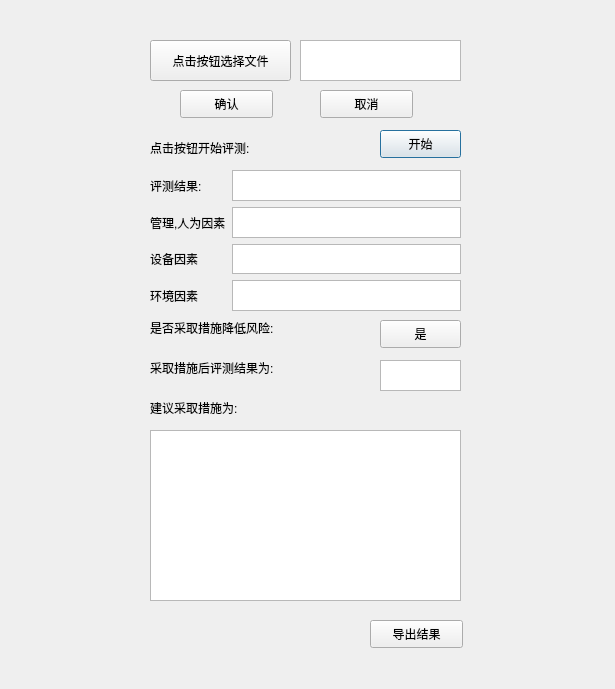
<?xml version="1.0" encoding="UTF-8"?>
<ui version="4.0">
 <class>Dialog</class>
 <widget class="QDialog" name="Dialog">
  <property name="geometry">
   <rect>
    <x>0</x>
    <y>0</y>
    <width>615</width>
    <height>689</height>
   </rect>
  </property>
  <property name="minimumSize">
   <size>
    <width>615</width>
    <height>689</height>
   </size>
  </property>
  <property name="windowTitle">
   <string>Dialog</string>
  </property>
  <widget class="QLabel" name="label_1">
   <property name="geometry">
    <rect>
     <x>150</x>
     <y>140</y>
     <width>128</width>
     <height>16</height>
    </rect>
   </property>
   <property name="text">
    <string>点击按钮开始评测:</string>
   </property>
  </widget>
  <widget class="QTextBrowser" name="factor">
   <property name="geometry">
    <rect>
     <x>150</x>
     <y>430</y>
     <width>311</width>
     <height>171</height>
    </rect>
   </property>
   <property name="html">
    <string>&lt;!DOCTYPE HTML PUBLIC &quot;-//W3C//DTD HTML 4.0//EN&quot; &quot;http://www.w3.org/TR/REC-html40/strict.dtd&quot;&gt;
&lt;html&gt;&lt;head&gt;&lt;meta name=&quot;qrichtext&quot; content=&quot;1&quot; /&gt;&lt;style type=&quot;text/css&quot;&gt;
p, li { white-space: pre-wrap; }
&lt;/style&gt;&lt;/head&gt;&lt;body style=&quot; font-family:'SimSun'; font-size:9pt; font-weight:400; font-style:normal;&quot;&gt;
&lt;p style=&quot;-qt-paragraph-type:empty; margin-top:0px; margin-bottom:0px; margin-left:0px; margin-right:0px; -qt-block-indent:0; text-indent:0px;&quot;&gt;&lt;br /&gt;&lt;/p&gt;&lt;/body&gt;&lt;/html&gt;</string>
   </property>
  </widget>
  <widget class="QPushButton" name="begin_button">
   <property name="geometry">
    <rect>
     <x>380</x>
     <y>130</y>
     <width>81</width>
     <height>28</height>
    </rect>
   </property>
   <property name="text">
    <string>开始</string>
   </property>
  </widget>
  <widget class="QLabel" name="label_3">
   <property name="geometry">
    <rect>
     <x>150</x>
     <y>320</y>
     <width>158</width>
     <height>16</height>
    </rect>
   </property>
   <property name="text">
    <string>是否采取措施降低风险:</string>
   </property>
  </widget>
  <widget class="QPushButton" name="ensure_button">
   <property name="geometry">
    <rect>
     <x>380</x>
     <y>320</y>
     <width>81</width>
     <height>28</height>
    </rect>
   </property>
   <property name="text">
    <string>是</string>
   </property>
  </widget>
  <widget class="QLabel" name="label_4">
   <property name="geometry">
    <rect>
     <x>150</x>
     <y>360</y>
     <width>158</width>
     <height>16</height>
    </rect>
   </property>
   <property name="text">
    <string>采取措施后评测结果为:</string>
   </property>
  </widget>
  <widget class="QTextBrowser" name="change_result_text">
   <property name="geometry">
    <rect>
     <x>380</x>
     <y>360</y>
     <width>81</width>
     <height>31</height>
    </rect>
   </property>
  </widget>
  <widget class="QLabel" name="label_5">
   <property name="geometry">
    <rect>
     <x>150</x>
     <y>400</y>
     <width>261</width>
     <height>16</height>
    </rect>
   </property>
   <property name="text">
    <string>建议采取措施为:</string>
   </property>
  </widget>
  <widget class="QWidget" name="formLayoutWidget">
   <property name="geometry">
    <rect>
     <x>150</x>
     <y>170</y>
     <width>311</width>
     <height>141</height>
    </rect>
   </property>
   <layout class="QFormLayout" name="formLayout">
    <item row="0" column="0">
     <widget class="QLabel" name="label_2">
      <property name="text">
       <string>评测结果:</string>
      </property>
     </widget>
    </item>
    <item row="0" column="1">
     <widget class="QTextBrowser" name="result_text"/>
    </item>
    <item row="2" column="0">
     <widget class="QLabel" name="label_6">
      <property name="text">
       <string>设备因素</string>
      </property>
     </widget>
    </item>
    <item row="2" column="1">
     <widget class="QTextBrowser" name="result2_text"/>
    </item>
    <item row="3" column="0">
     <widget class="QLabel" name="label_7">
      <property name="text">
       <string>环境因素</string>
      </property>
     </widget>
    </item>
    <item row="3" column="1">
     <widget class="QTextBrowser" name="result3_text"/>
    </item>
    <item row="1" column="0">
     <widget class="QLabel" name="label">
      <property name="text">
       <string>管理,人为因素</string>
      </property>
     </widget>
    </item>
    <item row="1" column="1">
     <widget class="QTextBrowser" name="result1_text"/>
    </item>
   </layout>
  </widget>
  <widget class="QPushButton" name="file_button">
   <property name="geometry">
    <rect>
     <x>150</x>
     <y>40</y>
     <width>141</width>
     <height>41</height>
    </rect>
   </property>
   <property name="text">
    <string>点击按钮选择文件</string>
   </property>
  </widget>
  <widget class="QTextBrowser" name="filename">
   <property name="geometry">
    <rect>
     <x>300</x>
     <y>40</y>
     <width>161</width>
     <height>41</height>
    </rect>
   </property>
  </widget>
  <widget class="QPushButton" name="file_ensure_buttom">
   <property name="geometry">
    <rect>
     <x>180</x>
     <y>90</y>
     <width>93</width>
     <height>28</height>
    </rect>
   </property>
   <property name="text">
    <string>确认</string>
   </property>
  </widget>
  <widget class="QPushButton" name="file_cancel_buttom">
   <property name="geometry">
    <rect>
     <x>320</x>
     <y>90</y>
     <width>93</width>
     <height>28</height>
    </rect>
   </property>
   <property name="text">
    <string>取消</string>
   </property>
  </widget>
  <widget class="QPushButton" name="result_button">
   <property name="geometry">
    <rect>
     <x>370</x>
     <y>620</y>
     <width>93</width>
     <height>28</height>
    </rect>
   </property>
   <property name="text">
    <string>导出结果</string>
   </property>
  </widget>
 </widget>
 <resources/>
 <connections/>
</ui>
